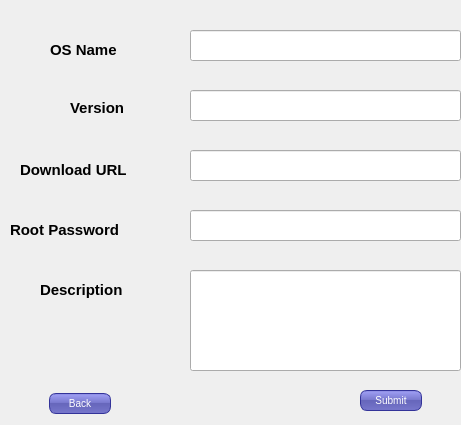
<?xml version="1.0" encoding="UTF-8"?>
<ui version="4.0">
 <class>BuilderAndPusher</class>
 <widget class="QDialog" name="BuilderAndPusher">
  <property name="geometry">
   <rect>
    <x>0</x>
    <y>0</y>
    <width>461</width>
    <height>425</height>
   </rect>
  </property>
  <property name="windowTitle">
   <string>Dialog</string>
  </property>
  <property name="toolTip">
   <string/>
  </property>
  <property name="styleSheet">
   <string notr="true">QLabel {
font-weight: bold;
font-size: 15px;
}
background: QLinearGradient(x1: 0, y1: 0, x2: 0, y2: 1, stop: 0 #eef, stop: 1 #ccf);
QLineEdit {
padding: 1px;
border-style: solid;
border: 2px solid gray;
border-radius: 8px;
}

QPushButton {
color: white;
background-color: QLinearGradient( x1: 0, y1: 0, x2: 0, y2: 1, stop: 0 #88d, stop: 0.1 #99e, stop: 0.49 #77c, stop: 0.5 #66b, stop: 1 #77c);
border-width: 1px;
border-color: #339;
border-style: solid;
border-radius: 7;
padding: 3px;
font-size: 10px;
padding-left: 5px;
padding-right: 5px;
min-width: 50px;
max-width: 50px;
min-height: 13px;
max-height: 13px;
}

</string>
  </property>
  <widget class="QLineEdit" name="osNameLineEdit">
   <property name="geometry">
    <rect>
     <x>190</x>
     <y>30</y>
     <width>271</width>
     <height>31</height>
    </rect>
   </property>
   <property name="toolTip">
    <string>&lt;html&gt;&lt;head/&gt;&lt;body&gt;&lt;p&gt;currently we are supporting only Fedora &lt;/p&gt;&lt;/body&gt;&lt;/html&gt;</string>
   </property>
  </widget>
  <widget class="QLabel" name="osNameLabel">
   <property name="geometry">
    <rect>
     <x>50</x>
     <y>40</y>
     <width>90</width>
     <height>20</height>
    </rect>
   </property>
   <property name="text">
    <string>OS Name</string>
   </property>
  </widget>
  <widget class="QLabel" name="versionLabel">
   <property name="geometry">
    <rect>
     <x>70</x>
     <y>100</y>
     <width>61</width>
     <height>16</height>
    </rect>
   </property>
   <property name="text">
    <string>Version</string>
   </property>
  </widget>
  <widget class="QLineEdit" name="versionLineEdit">
   <property name="geometry">
    <rect>
     <x>190</x>
     <y>90</y>
     <width>271</width>
     <height>31</height>
    </rect>
   </property>
  </widget>
  <widget class="QLineEdit" name="downloadURLLineEdit">
   <property name="geometry">
    <rect>
     <x>190</x>
     <y>150</y>
     <width>271</width>
     <height>31</height>
    </rect>
   </property>
   <property name="toolTip">
    <string>&lt;html&gt;&lt;head/&gt;&lt;body&gt;&lt;p&gt;&lt;img src=&quot;:/images/aeolus-logo60*60.png&quot;/&gt;This is an autogenerated URL but you can modify this URL .&lt;/p&gt;&lt;/body&gt;&lt;/html&gt;</string>
   </property>
  </widget>
  <widget class="QLabel" name="downloadURLLabel">
   <property name="geometry">
    <rect>
     <x>20</x>
     <y>160</y>
     <width>121</width>
     <height>20</height>
    </rect>
   </property>
   <property name="text">
    <string>Download URL</string>
   </property>
  </widget>
  <widget class="QLabel" name="rootPasswordLabel">
   <property name="geometry">
    <rect>
     <x>10</x>
     <y>220</y>
     <width>131</width>
     <height>20</height>
    </rect>
   </property>
   <property name="text">
    <string>Root Password</string>
   </property>
  </widget>
  <widget class="QLineEdit" name="rootPasswordLineEdit">
   <property name="geometry">
    <rect>
     <x>190</x>
     <y>210</y>
     <width>271</width>
     <height>31</height>
    </rect>
   </property>
  </widget>
  <widget class="QLabel" name="descriptionLabel">
   <property name="geometry">
    <rect>
     <x>40</x>
     <y>280</y>
     <width>111</width>
     <height>20</height>
    </rect>
   </property>
   <property name="text">
    <string>Description</string>
   </property>
  </widget>
  <widget class="QLineEdit" name="descriptionLineEdit">
   <property name="geometry">
    <rect>
     <x>190</x>
     <y>270</y>
     <width>271</width>
     <height>101</height>
    </rect>
   </property>
   <property name="toolTip">
    <string>Enter your decription</string>
   </property>
  </widget>
  <widget class="QPushButton" name="backPushButton">
   <property name="geometry">
    <rect>
     <x>49</x>
     <y>393</y>
     <width>101</width>
     <height>31</height>
    </rect>
   </property>
   <property name="text">
    <string>Back</string>
   </property>
  </widget>
  <widget class="QPushButton" name="submitPushButton">
   <property name="geometry">
    <rect>
     <x>360</x>
     <y>390</y>
     <width>101</width>
     <height>31</height>
    </rect>
   </property>
   <property name="text">
    <string>Submit</string>
   </property>
  </widget>
 </widget>
 <resources>
  <include location="images.qrc"/>
 </resources>
 <connections/>
</ui>
